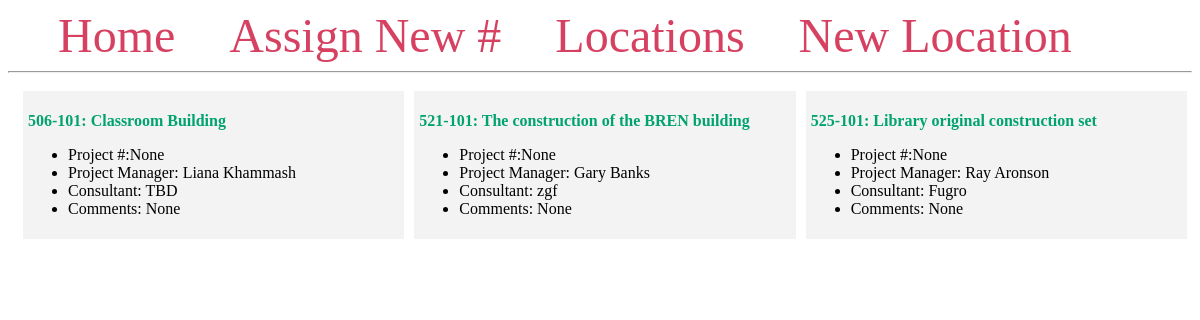
The app's page /, older data.
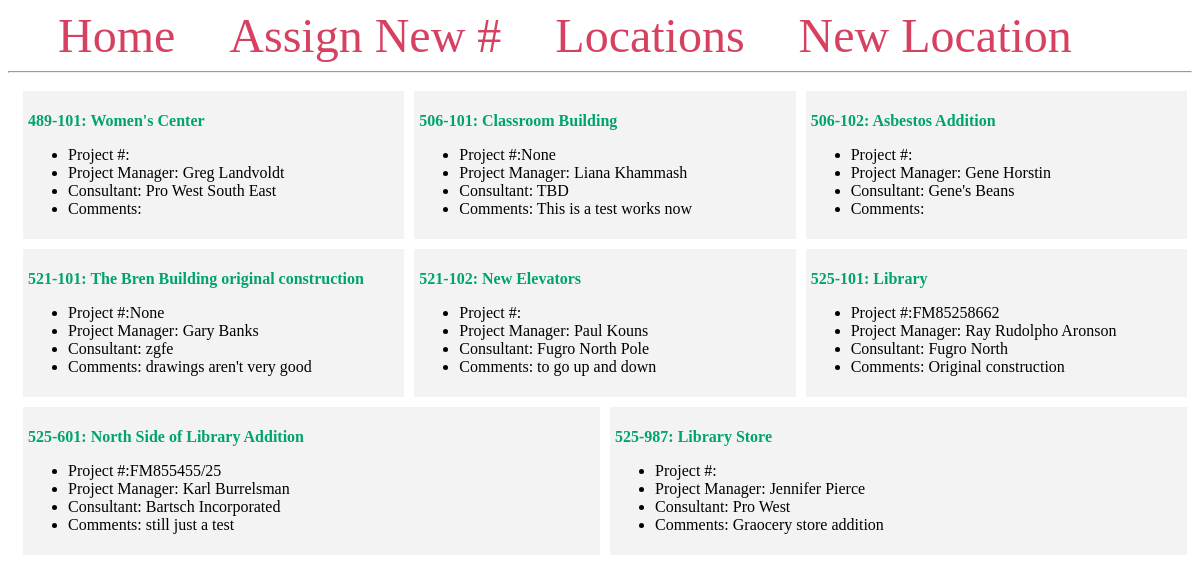
The same page, newer data.
### app.py (models this page shows, shortened)
class Drawfile(db.Model):
    id = db.Column(db.Integer, primary_key=True)
    locnum = db.Column(db.Integer, db.ForeignKey("drawloc.locnum"), nullable=False)
    drawnum = db.Column(db.Integer, nullable=False)
    contractnum = db.Column(db.String(50), nullable=True)
    projectnum = db.Column(db.String(10), nullable=True)
    projectmngr = db.Column(db.String(100), nullable=True)
    mainconsult = db.Column(db.String(100), nullable=True)
    title = db.Column(db.Text, nullable=False)
    comments = db.Column(db.Text, nullable=True)
    date = db.Column(db.DateTime)

### app.py (the view)
@app.route("/")
def index():
    drawings = Drawfile.query.order_by(Drawfile.locnum.asc(), Drawfile.drawnum.asc()).all()
    return render_template("index.html", drawings=drawings, title="Home Page")

### templates/index.html
{% extends 'base.html' %} {% block title %}Home{% endblock %} {% block content
%}
<div class="content">
  {% for draw in drawings %}
  <div class="drawing">
    <b>
      <p class="name">
        <a href="{{ url_for('project', project_id=draw.id)}}">
          {{ draw.locnum }}-{{ draw.drawnum }}: {{ draw.title }}
        </a>
      </p>
    </b>
    <p>
      <ul>
        <li>Project #:{{ draw.projectnum }}</li>
        <li>Project Manager: {{ draw.projectmngr }}</li>
        <li>Consultant: {{ draw.mainconsult}}</li>
        <li>Comments: {{ draw.comments }}</li>
      </ul>
    </p>
  </div>
  {% endfor %}
</div>
{% endblock %}

### templates/base.html (shortened to what this page needs)
<!DOCTYPE html>
<html lang="en">
  <head>
  </head>
  <body>
    <nav>
      <a href="{{ url_for('index') }}">Home</a>
      <a href="{{ url_for('create') }}">Assign New #</a>
      <a href="{{ url_for('locations') }}">Locations</a>
      <a href="{{ url_for('add_loc') }}">New Location</a>
    </nav>
    <hr />
    <div class="content">{% block content %} {% endblock %}</div>
  </body>
</html>

### templates/base.html (style rules this page uses)
.content { margin: 5px; width: 100%; display: flex; flex-direction: row; flex-wrap: wrap; }
.drawing { flex: 30%; padding: 5px; margin: 5px; background-color: #f3f3f3; inline-size: 100%; }
.name a { color: #00a36f; text-decoration: none; }
nav a { color: #d64161; font-size: 3em; margin-left: 50px; text-decoration: none; }

Row changes from the older to the newer data that the page shows:
added Drawfile: locnum "489", drawnum "101", title "Women's Center", projectmngr "Greg Landvoldt", mainconsult "Pro West South East"
changed Drawfile "Classroom Building": comments "None" → "This is a test works now"
added Drawfile: locnum "506", drawnum "102", title "Asbestos Addition", projectmngr "Gene Horstin", mainconsult "Gene's Beans"
changed Drawfile "Gary Banks": title "The construction of the BREN building" → "The Bren Building original construction"; mainconsult "zgf" → "zgfe"; comments "None" → "drawings aren't very good"
added Drawfile: locnum "521", drawnum "102", title "New Elevators", projectmngr "Paul Kouns", mainconsult "Fugro North Pole", comments "to go up and down"
changed Drawfile: title "Library original construction set" → "Library"; projectnum "None" → "FM85258662"; projectmngr "Ray Aronson" → "Ray Rudolpho Aronson"; mainconsult "Fugro" → "Fugro North"; comments "None" → "Original construction"
added Drawfile: locnum "525", drawnum "601", title "North Side of Library Addition", projectnum "FM855455/25", projectmngr "Karl Burrelsman", mainconsult "Bartsch Incorporated", comments "still just a test"
added Drawfile: locnum "525", drawnum "987", title "Library Store", projectmngr "Jennifer Pierce", mainconsult "Pro West", comments "Graocery store addition"
